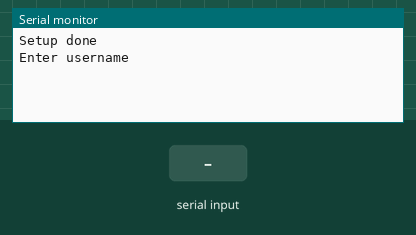
Simulated run of this sketch. Board: Arduino Uno, built with avr-gcc and run on an emulated ATmega328P. Parts: the last lines printed to the serial monitor. The test bench sets the inputs (shaded band).

Above: at 1.2 s.
1.3 s: "1\n" received over Serial
At 2.8 s:
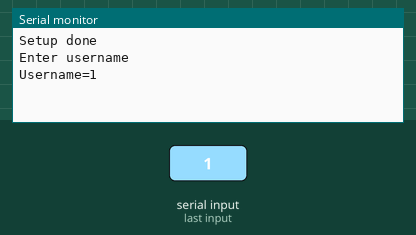
3.8 s: "0\n" received over Serial
At 5.2 s:
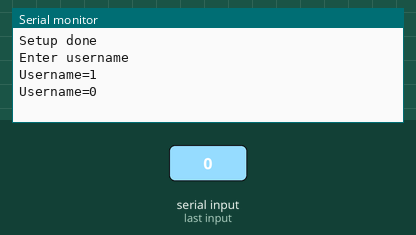
5.3 s: "2\n" received over Serial
At 7.4 s:
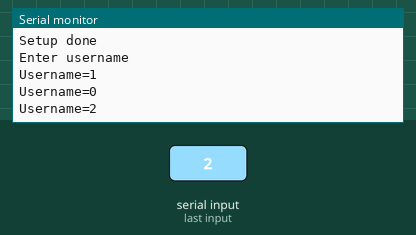

The sketch:

Program1.ino
```cpp
void setup() {
  // put your setup code here, to run once:
  Serial.begin(9600);
  Serial.println("Setup done");
  Serial.println("Enter username");
}

void loop() {
  // put your main code here, to run repeatedly:
  while(Serial.available()>0)
  {
    delay(1000);
    String data= Serial.readStringUntil('\n');
    Serial.print("Username=");
    Serial.println(data);
    delay(1000);
  }


}
```

Measured:
- after the input at 1.3 s, the serial monitor: prints a new line after 1.0 s (image 1)
- after the input at 3.8 s, the serial monitor: prints a new line after 1.0 s (image 2)
- after the input at 5.3 s, the serial monitor: prints a new line after 1.5 s (image 3)
